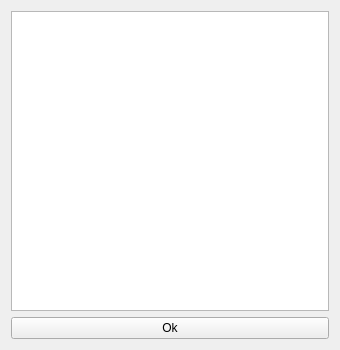
<?xml version="1.0" encoding="UTF-8"?>
<ui version="4.0">
 <class>ShortCutDialog</class>
 <widget class="QWidget" name="ShortCutDialog">
  <property name="geometry">
   <rect>
    <x>0</x>
    <y>0</y>
    <width>340</width>
    <height>350</height>
   </rect>
  </property>
  <property name="windowTitle">
   <string>Shortcuts list</string>
  </property>
  <layout class="QGridLayout" name="gridLayout">
   <item row="0" column="0">
    <layout class="QVBoxLayout" name="verticalLayout">
     <item>
      <widget class="QTextEdit" name="textEdit">
       <property name="frameShadow">
        <enum>QFrame::Plain</enum>
       </property>
       <property name="readOnly">
        <bool>true</bool>
       </property>
      </widget>
     </item>
     <item>
      <widget class="QPushButton" name="okButton">
       <property name="text">
        <string>Ok</string>
       </property>
      </widget>
     </item>
    </layout>
   </item>
  </layout>
 </widget>
 <resources/>
 <connections>
  <connection>
   <sender>okButton</sender>
   <signal>clicked()</signal>
   <receiver>ShortCutDialog</receiver>
   <slot>close()</slot>
   <hints>
    <hint type="sourcelabel">
     <x>120</x>
     <y>297</y>
    </hint>
    <hint type="destinationlabel">
     <x>119</x>
     <y>159</y>
    </hint>
   </hints>
  </connection>
 </connections>
</ui>
